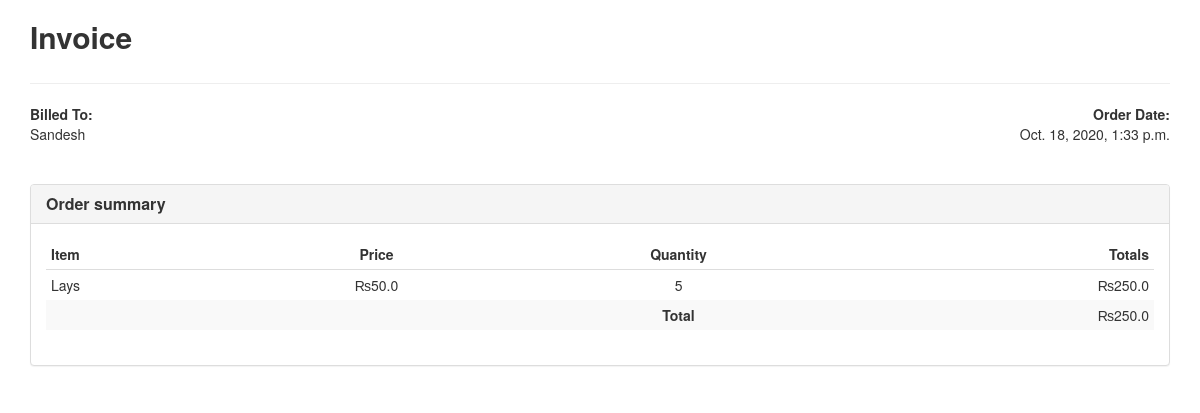
The app's page /print-bill/1 (signed in) with its own data.
### store/models.py (models this page shows, shortened)
class Bill(models.Model):
    customer_name = models.CharField(max_length=255)
    date_created = models.DateTimeField(auto_now=True, blank=True)

class BillItems(models.Model):
    bill = models.ForeignKey(Bill, on_delete=models.SET_NULL, null=True)
    product = models.ForeignKey(Product, on_delete=models.SET_NULL, null=True)
    quantity = models.IntegerField(default=0, null=True, blank=True)
    def productInfo(self):
        info = {'name':self.product.product_name, 'price': self.product.product_sp}
        return info
    def total(self):
        return self.quantity*self.product.product_sp

class Product(models.Model):
    product_name = models.CharField(max_length=200)
    product_description = models.TextField()
    product_quantity = models.IntegerField()
    product_company = models.CharField(max_length=264)
    product_cp = models.FloatField()
    product_sp = models.FloatField()

### store/views.py (the view)
# urls.py: path('print-bill/<int:id>', views.print_bill, name="print-bill")
@login_required(login_url="/account/login")
def print_bill(request, id):
    billItems = BillItems.objects.filter(bill=Bill.objects.get(id=id))
    grandTotal = 0
    for i in billItems:
        grandTotal += int(i.quantity)*float(i.product.product_sp)
    bill = Bill.objects.get(id=id)
    context = {'bill': bill, 'items':billItems, 'g_total':grandTotal}
    return render(request, 'invoice.html', context)

### templates/invoice.html (shortened to what this page needs)
<!DOCTYPE html>
{% load static %}
<html lang="en">
<head>
    <link href="//netdna.bootstrapcdn.com/bootstrap/3.1.0/css/bootstrap.min.css" rel="stylesheet" id="bootstrap-css">
    <link rel="stylesheet" href="{% static "css/invoice.css" %}">
</head>
<body>
<div class="container">
    <div class="row">
        <div class="col-xs-12">
    		<div class="invoice-title">
    			<h2>Invoice</h2>
    		</div>
    		<hr>
    		<div class="row">
    			<div class="col-xs-6">
    				<address>
    				<strong>Billed To:</strong><br>
                            {{bill.customer_name}}<br><br>
    				</address>
    			</div>
    			<div class="col-xs-6 text-right">
    				<address>
    					<strong>Order Date:</strong><br>
    					{{bill.date_created}}<br><br>
    				</address>
    			</div>
    		</div>
    	</div>
    </div>
    <div class="row">
    	<div class="col-md-12">
    		<div class="panel panel-default">
    			<div class="panel-heading">
    				<h3 class="panel-title"><strong>Order summary</strong></h3>
    			</div>
    			<div class="panel-body">
    				<div class="table-responsive">
    					<table class="table table-condensed">
    						<thead>
                                <tr>
        							<td><strong>Item</strong></td>
        							<td class="text-center"><strong>Price</strong></td>
        							<td class="text-center"><strong>Quantity</strong></td>
        							<td class="text-right"><strong>Totals</strong></td>
                                </tr>
    						</thead>
    						<tbody>
                                {% for item in items %}
    							<tr>
    								<td>{{item.productInfo.name}}</td>
    								<td class="text-center">&#x20A8;{{item.productInfo.price}}</td>
    								<td class="text-center">{{item.quantity}}</td>
    								<td class="text-right">&#x20A8;{{item.total}}</td>
    							</tr>
                                {% endfor %}
    							<tr>
    								<td class="no-line"></td>
    								<td class="no-line"></td>
    								<td class="no-line text-center"><strong>Total</strong></td>
    								<td class="no-line text-right">&#x20A8;{{g_total}}</td>
    							</tr>
    						</tbody>
    					</table>
    				</div>
    			</div>
    		</div>
    	</div>
    </div>
</div>
</body>
</html>

### static/css/invoice.css (style rules this page uses)
.invoice-title h2, .invoice-title h3 { display: inline-block; color: #333333; font-weight: 700; margin-right: 10px; }
.table > tbody > tr > .no-line { border-top: none; background-color: #f9f9f9; }

### records on screen
Bill: customer_name "Sandesh", date_created "Oct. 18, 2020, 1:33 p.m."
BillItems: productInfo.name "Lays", productInfo.price "50.0", quantity "5", total "250.0"

### other values on screen
{{ g_total }} "250.0"
